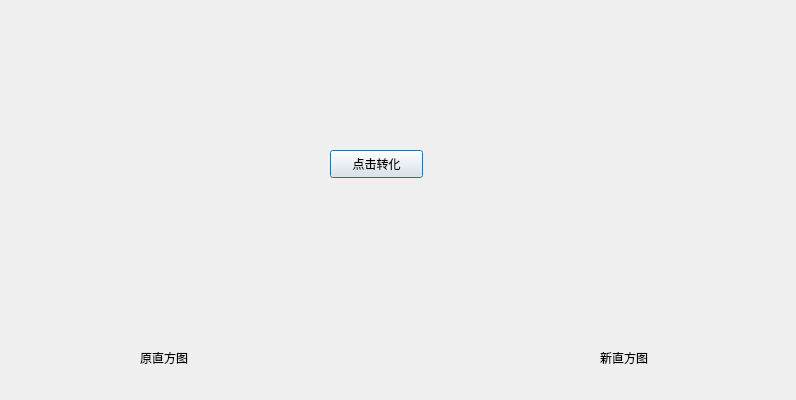
<?xml version="1.0" encoding="UTF-8"?>
<ui version="4.0">
 <class>Dialog3</class>
 <widget class="QDialog" name="Dialog3">
  <property name="geometry">
   <rect>
    <x>0</x>
    <y>0</y>
    <width>796</width>
    <height>400</height>
   </rect>
  </property>
  <property name="windowTitle">
   <string>Dialog</string>
  </property>
  <widget class="QPushButton" name="pushButton">
   <property name="geometry">
    <rect>
     <x>330</x>
     <y>150</y>
     <width>93</width>
     <height>28</height>
    </rect>
   </property>
   <property name="text">
    <string>点击转化</string>
   </property>
  </widget>
  <widget class="QLabel" name="label">
   <property name="geometry">
    <rect>
     <x>140</x>
     <y>350</y>
     <width>72</width>
     <height>15</height>
    </rect>
   </property>
   <property name="text">
    <string>原直方图</string>
   </property>
  </widget>
  <widget class="QLabel" name="label_2">
   <property name="geometry">
    <rect>
     <x>600</x>
     <y>350</y>
     <width>72</width>
     <height>15</height>
    </rect>
   </property>
   <property name="text">
    <string>新直方图</string>
   </property>
  </widget>
  <widget class="QLabel" name="label_3">
   <property name="geometry">
    <rect>
     <x>50</x>
     <y>50</y>
     <width>251</width>
     <height>261</height>
    </rect>
   </property>
   <property name="text">
    <string/>
   </property>
  </widget>
  <widget class="QLabel" name="label_4">
   <property name="geometry">
    <rect>
     <x>470</x>
     <y>50</y>
     <width>271</width>
     <height>241</height>
    </rect>
   </property>
   <property name="text">
    <string/>
   </property>
  </widget>
 </widget>
 <resources/>
 <connections/>
</ui>
